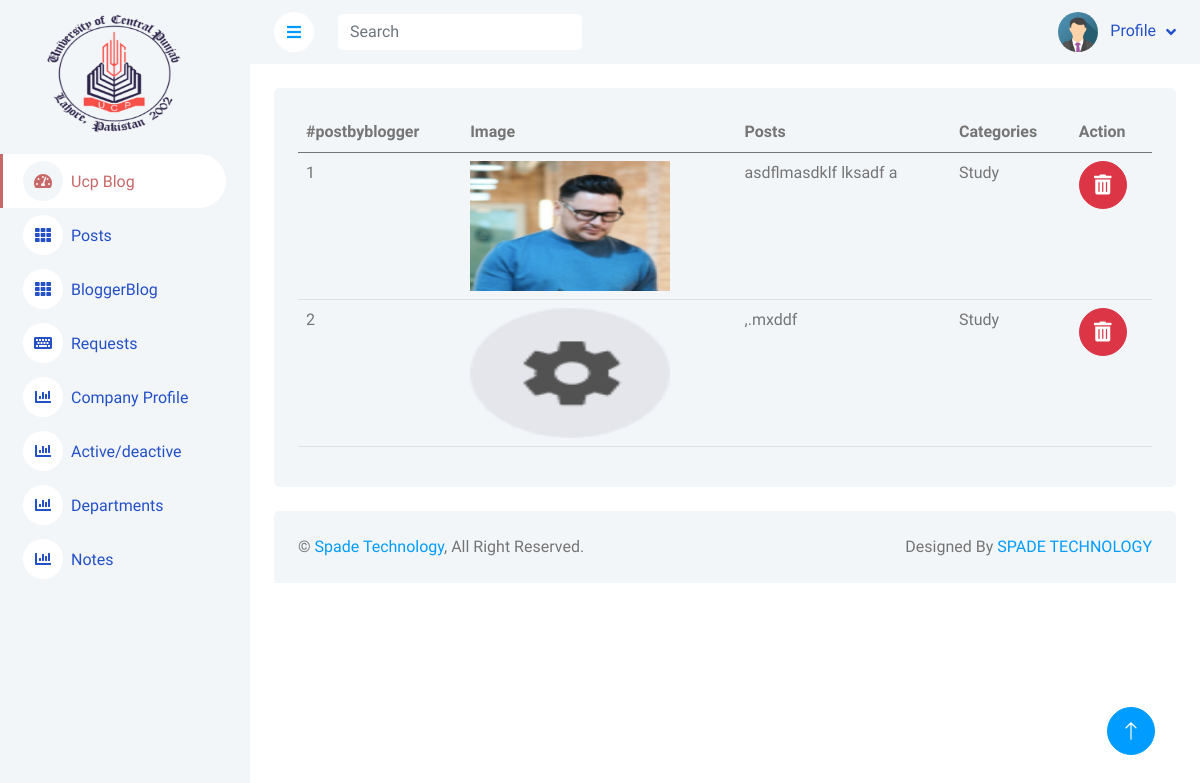
Page /admin/bloggerBlog.php (signed in) on the committed database.
### tables this page shows
CREATE TABLE `companyprofile` (
  `id` int(11) NOT NULL,
  `name` varchar(100) NOT NULL,
  `logo` varchar(255) NOT NULL,
  `phone` varchar(100) NOT NULL,
  `email` varchar(140) NOT NULL,
  `address` varchar(200) NOT NULL,
  `facebook` text NOT NULL,
  `instagram` text NOT NULL,
  `whatsapp` text NOT NULL,
  `linkedin` varchar(200) NOT NULL
);

CREATE TABLE `postbyblogger` (
  `id` int(11) NOT NULL,
  `subject` varchar(70) NOT NULL,
  `image` varchar(255) NOT NULL,
  `post` text NOT NULL,
  `department` varchar(50) NOT NULL,
  `name` varchar(60) NOT NULL,
  `email` varchar(60) NOT NULL,
  `time` timestamp(5) NOT NULL DEFAULT current_timestamp(5) ON UPDATE current_timestamp(5)
);

### admin/bloggerBlog.php (the view, shortened to what this page needs)
<?php
include('header.php');
include('db.php');
?>
<div class="container-fluid pt-4 px-4">
    <div class="row g-4">
        <div class="col-12">
            <div class="bg-light rounded h-100 p-4">
                <div class="table-responsive">
                    <table class="table">
                        <thead>
                            <tr>
                                <th scope="col">#postbyblogger</th>
                                <th scope="col">Image</th>
                                <th scope="col">Posts</th>
                                <th scope="col">Categories</th>
                                <th scope="col">Action</th>
                            </tr>
                        </thead>
                        <tbody>
                        <?php
                       $id = 1;
                            $query = $con->query("select * from postbyblogger ");
                            while ($row = $query->fetch_assoc()) {
                            ?>
                            <tr>
                                <td scope="row"><?php echo $id++ ?></td>
                                <td><img src="./img/bloggerpost/<?php echo $row['image']?>" alt="" width="200px" height="130px"></td>
                                <td><?php echo $row['post']; ?></td>
                                <td><?php echo $row['subject']; ?></td>
                                <td>
                                    <button type="submit" class="btn btn-lg btn-lg-square btn-danger delbtn" data-bs-toggle="modal" data-bs-target="#deleteModal">
                                        <i class="fas fa-trash-alt"></i>
                                    </button>
                                </td>
                            </tr>
<?php
                            }
?>
                        </tbody>
                    </table>
                </div>
            </div>
        </div>
    </div>
</div>
<?PHP
include('FOOTER.PHP');
?>

### admin/header.php (shortened to what this page needs)
<?php
include('db.php');
    ?>
<!DOCTYPE html>
<html lang="en">
<head>
    <link href="https://cdnjs.cloudflare.com/ajax/libs/font-awesome/5.10.0/css/all.min.css" rel="stylesheet">
    <link href="https://cdn.jsdelivr.net/npm/bootstrap-icons@1.4.1/font/bootstrap-icons.css" rel="stylesheet">
    <link href="lib/owlcarousel/assets/owl.carousel.min.css" rel="stylesheet">
    <link href="lib/tempusdominus/css/tempusdominus-bootstrap-4.min.css" rel="stylesheet" />
    <link href="css/bootstrap.min.css" rel="stylesheet">
    <link href="css/style.css" rel="stylesheet">
</head>
<body>
    <div class="container-xxl position-relative bg-white d-flex p-0">
        <div class="sidebar pe-4 pb-3">
            <nav class="navbar bg-light navbar-light">
                <a href="index.html" class="navbar-brand mx-4 mb-3">
                    <?php
                        $query = $con->query('select * from companyprofile');
while ($row = $query->fetch_assoc()) {
 ?>
                        <img src="./img/logo/<?php echo $row['logo']?>"  alt="" srcset="" height="120px" width="140px" style="margin-left:20px;">
                    <?php
                    }
                    ?>
                </a>
                <div class="navbar-nav w-100">
                    <a href="../index.php" class="nav-item nav-link active"><i class="fa fa-tachometer-alt me-2"></i>Ucp Blog</a>
                    <a href="Posts.php" class="nav-item nav-link"><i class="fa fa-th me-2"></i>Posts</a>
                    <a href="bloggerBlog.php" class="nav-item nav-link"><i class="fa fa-th me-2"></i>BloggerBlog</a>
                    <a href="Requests.php" class="nav-item nav-link"><i class="fa fa-keyboard me-2"></i>Requests</a>
                    <a href="companyprofile.php" class="nav-item nav-link"><i class="fa fa-chart-bar me-2"></i>Company Profile</a>
                    <a href="Active-deactive.php" class="nav-item nav-link"><i class="fa fa-chart-bar me-2"></i>Active/deactive</a>
                    <a href="department.php" class="nav-item nav-link"><i class="fa fa-chart-bar me-2"></i>Departments</a>
                    <a href="notes.php" class="nav-item nav-link"><i class="fa fa-chart-bar me-2"></i>Notes</a>
                </div>
            </nav>
        </div>
        <div class="content">
            <nav class="navbar navbar-expand bg-light navbar-light sticky-top px-4 py-0">
                <a href="#" class="sidebar-toggler flex-shrink-0">
                    <i class="fa fa-bars"></i>
                </a>
                <form class="d-none d-md-flex ms-4">
                    <input class="form-control border-0" type="search" placeholder="Search">
                </form>
                <div class="navbar-nav align-items-center ms-auto">
                    <div class="nav-item dropdown">
                        <a href="#" class="nav-link dropdown-toggle" data-bs-toggle="dropdown">
                            <img class="rounded-circle me-lg-2" src="img/img_avatar.png" alt=""
                                style="width: 40px; height: 40px;">
                            <span class="d-none d-lg-inline-flex">Profile</span>
                        </a>
                    </div>
                </div>
            </nav>

### admin/css/style.css (style rules this page uses)
:root { --primary: #c96868; --light: #F3F6F9; --dark: #2450c8; }
.btn { transition: .5s; }
.btn-lg-square { width: 48px; height: 48px; }
.btn-square, .btn-sm-square, .btn-lg-square { padding: 0; display: inline-flex; align-items: center; justify-content: center; font-weight: normal; border-radius: 50px; }
.sidebar { position: fixed; top: 0; left: 0; bottom: 0; width: 250px; height: 100vh; overflow-y: auto; background: var(--light); transition: 0.5s; z-index: 999; }
.content { margin-left: 250px; min-height: 100vh; background: #FFFFFF; transition: 0.5s; }
@media (min-width: 992px) { .sidebar { margin-left: 0; } }
@media (min-width: 992px) { .content { width: calc(100% - 250px); } }
.sidebar .navbar .navbar-nav .nav-link { padding: 7px 20px; color: var(--dark); font-weight: 500; border-left: 3px solid var(--light); border-radius: 0 30px 30px 0; outline: none; }
.sidebar .navbar .navbar-nav .nav-link:hover, .sidebar .navbar .navbar-nav .nav-link.active { color: var(--primary); background: #FFFFFF; border-color: var(--primary); }
.sidebar .navbar .navbar-nav .nav-link i { width: 40px; height: 40px; display: inline-flex; align-items: center; justify-content: center; background: #FFFFFF; border-radius: 40px; }
.sidebar .navbar .navbar-nav .nav-link:hover i, .sidebar .navbar .navbar-nav .nav-link.active i { background: var(--light); }
.content .navbar .navbar-nav .nav-link { margin-left: 25px; padding: 12px 0; color: var(--dark); outline: none; }
.content .navbar .sidebar-toggler, .content .navbar .navbar-nav .nav-link i { width: 40px; height: 40px; display: inline-flex; align-items: center; justify-content: center; background: #ffffff; border-radius: 40px; }
.content .navbar .dropdown-toggle::after { margin-left: 6px; vertical-align: middle; border: none; content: "\f107"; font-family: "Font Awesome 5 Free"; font-weight: 900; transition: .5s; }

### rows in the picture
companyprofile: logo (picture)
postbyblogger: image (picture), post "asdflmasdklf lksadf a", subject "Study"
postbyblogger: image (picture), post ",.mxddf", subject "Study"
